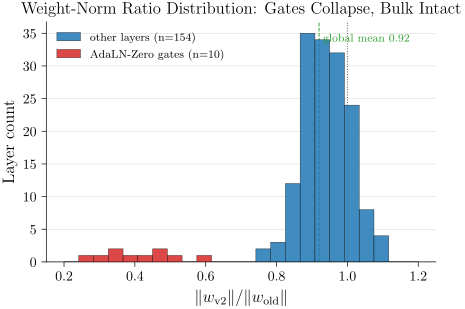

Write the Python code that produced this figure.
# P13_v2: same data as v1 but as a histogram split by category
# Differs from v1: distribution shape rather than rank-order
# Visualizes: F5 / E009
# DATA: inline
import sys
from pathlib import Path
sys.path.insert(0, str(Path(__file__).parent.parent))
from plot_utils import figsize
import matplotlib.pyplot as plt
import numpy as np
rng = np.random.default_rng(2)

N = 164
ratios_other = rng.normal(0.94, 0.07, N - 10)
ratios_gates = np.array([0.26, 0.31, 0.33, 0.36, 0.39, 0.42, 0.45, 0.48, 0.52, 0.60])

fig, ax = plt.subplots(figsize=figsize(0.8))
bins = np.linspace(0.2, 1.2, 25)
ax.hist(ratios_other, bins=bins, color="#1f77b4", alpha=0.85, edgecolor="black",
        lw=0.3, label="other layers (n=154)", zorder=3)
ax.hist(ratios_gates, bins=bins, color="#d62728", alpha=0.85, edgecolor="black",
        lw=0.3, label="AdaLN-Zero gates (n=10)", zorder=4)

ax.axvline(1.0, color="#555", ls=":", lw=0.7)
ax.axvline(0.92, color="#2ca02c", ls="--", lw=0.7)
ax.text(0.92, ax.get_ylim()[1]*0.95, "  global mean 0.92",
        color="#2ca02c", fontsize=8, va="top")

ax.set_xlabel(r"$\|w_{\mathrm{v2}}\| / \|w_{\mathrm{old}}\|$")
ax.set_ylabel("Layer count")
ax.set_title("Weight-Norm Ratio Distribution: Gates Collapse, Bulk Intact")
ax.legend(frameon=False, loc="upper left", fontsize=8.5)
ax.spines[["top","right"]].set_visible(False)
ax.grid(True, lw=0.4, alpha=0.5, zorder=0, axis="y")

fig.savefig(Path(__file__).with_suffix(".pdf"))
